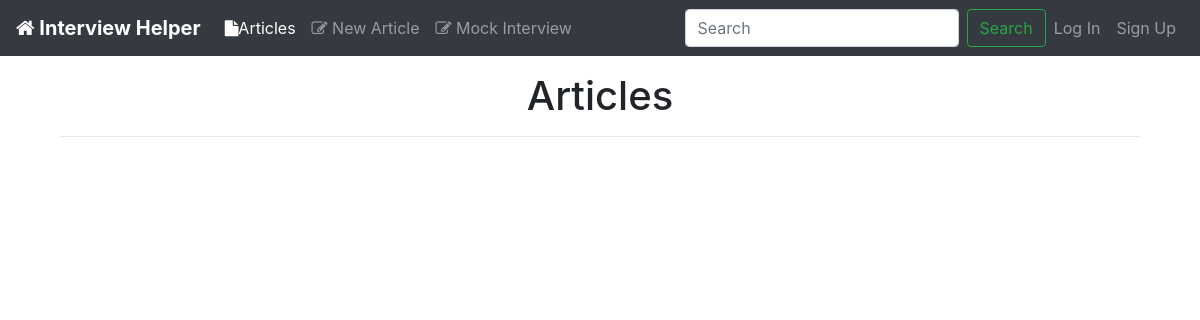
The app's page /, older data.
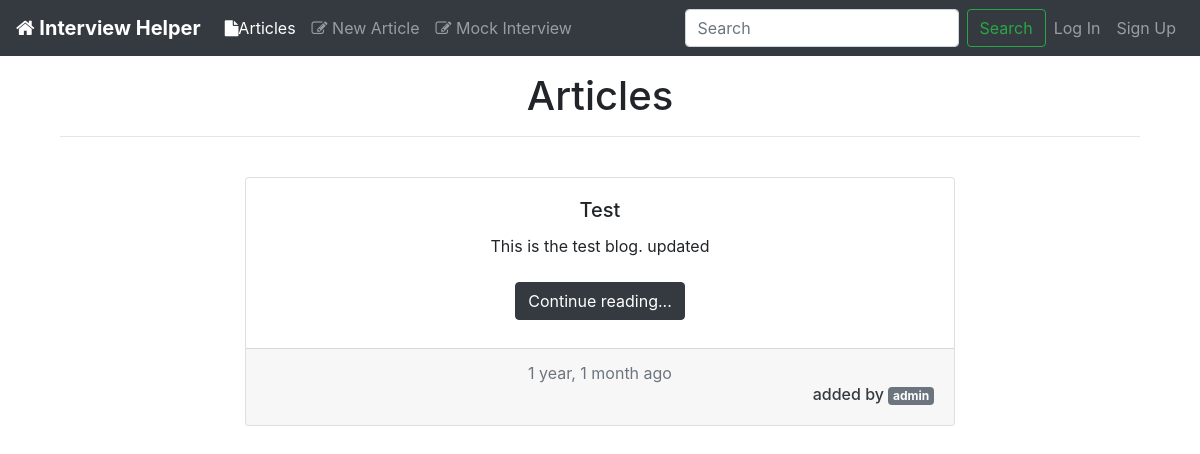
The same page, newer data.
### articles/models.py (models this page shows, shortened)
class Article(models.Model):
    title = models.CharField(max_length=100)
    slug = models.SlugField()
    text = models.TextField()
    date = models.DateTimeField(auto_now_add=True)
    author = models.ForeignKey(CustomUser,on_delete=models.CASCADE,default=None)

### accounts/models.py (models this page shows, shortened)
class CustomUser(AbstractUser):
    username = None
    email = models.EmailField(_('email adress'), unique=True)
    USERNAME_FIELD = 'email'
    name = models.CharField(max_length=255)
    is_active = models.BooleanField(default=True)
    REQUIRED_FIELDS = []
    objects = CustomUserManager()

### firstdev/views.py (the view)
# urls.py: url(r'^$', views.home, name="home"),
def home(request, nouse=0):
    articles = Article.objects.all().order_by('date')
    articles = articles.reverse()
    return render(request, 'articles/article_list.html', {'articles':articles})

### templates/articles/article_list.html (shortened to what this page needs)
{% extends 'base_layout.html'%}
{% load humanize %}
{% load static%}
{% block activelis %}active{% endblock%}
{% block content %}
<div class="container text-center tex-dark">
  <h1 >Articles</h1>
  <hr>
  <br>
  {% for article in articles %}
  <div class="row">
    <div class="col-lg"></div>
    <div class="col-lg-8">
      <div class="card text-center">
        <div class="card-body">
          <h5 class="card-title">{{article.title}}</h5>
          <div class="card-text preview" style="overflow:auto; height:100%; width:100%;">
             {{article.text|truncatechars_html:500|safe}}
         </div>
        <p class="card-text my-2"><a href="{% url 'articles:details' slug=article.slug%}" class="btn btn-dark">
          Continue reading...
        </a></p>
        </div>
        <div class="card-footer text-muted">
          {{article.date|naturaltime}}
          <a href="{% url 'accounts:profile' email=article.author.email %}">
          <h6 class="text-dark text-right">
            added by <span class="badge badge-secondary">{{article.author.name}}</span>
          </h6>
          </a>
        </div>
      </div>
      </div>
      <div class="col-lg"></div>
    </div>
    <br><br>
    {% endfor %}
   </div>
{% endblock %}

### templates/base_layout.html (shortened to what this page needs)
<!doctype html>
<html lang="en">
  <head>
    <link rel="stylesheet" href="{% static 'css/custom.css' %}">
  <link rel="stylesheet" href="{% static 'css/bootstrap.min.css' %}">
  <link href="//maxcdn.bootstrapcdn.com/font-awesome/4.2.0/css/font-awesome.min.css" type="text/css" rel="stylesheet">
</head>
<body>
  <nav class="navbar navbar-expand-md navbar-dark bg-dark mb-0">
    <a class="navbar-brand font-weight-bold" href="{% url 'home' %}"><i class="fa fa-home" aria-hidden="true"></i> Interview Helper</a>
    <div class="collapse navbar-collapse" id="navbarCollapse">
      <ul class="navbar-nav mr-auto">
        <li class="nav-item {% block activelis %}{% endblock%}">
          <a href="{% url 'articles:articles_list' %}" class="nav-link"><i class="fa fa-file"></i>Articles</a>
        </li>
        <li class="nav-item {% block activenew %}{% endblock%}">
          <a href="{% url 'articles:create' %}" class="nav-link"><i class="fa fa-pencil-square-o" aria-hidden="true"></i>
            New Article</a>
        </li>
        <li class="nav-item">
          <a href="{% url 'meetings:requestmeet' %}" class="nav-link"><i class="fa fa-pencil-square-o" aria-hidden="true"></i>
           Mock Interview</a>
        </li>
      </ul>
      <form class="form-inline mt-2 mt-md-0" method="get" action="/search/">
        <input class="form-control mr-sm-2" type="text" placeholder="Search" name="query" aria-label="Search" id="query">
        <button class="btn  btn-outline-success my-2 my-sm-0" type="submit">Search</button>
      </form>
      <ul class="navbar-nav mt-2 mt-md-0">
        {% if user.is_authenticated %}
        <div class="nav-item dropdown">
          <a class="nav-link dropdown-toggle" data-toggle="dropdown" role="button" aria-haspopup="true" aria-expanded="false">
            <span><i class="fa fa-user"></i></span>
          </a>
          <div class="dropdown-menu dropdown-menu-right ">
            <a href="{% url 'accounts:profile' email=user.email%}" class="dropdown-item">
              {{user.name}}
            </a>
            <div class="dropdown-divider"></div>
            <a href="{% url 'accounts:logout' %}" class="dropdown-item">Log Out</a>
          </div>
        </div>
        {% else %}
        <li class="nav-item {% block activelog %}{% endblock%}">
          <a href="{% url 'accounts:login'%}" class="nav-link" >Log In</a>
        </li>
        <li class="nav-item {% block activesig %}{% endblock%}"><a href="{% url 'accounts:signup'%}" class="nav-link">Sign Up</a></li>
        {% endif %}
      </ul>
    </div>
  </nav>
  <div class="container my-3">
    {% block content %}
    {% endblock %}
  </div>
  <br><br><br><br>
</body>
</html>

### static/static_root/css/custom.css (style rules this page uses)
a:link { text-decoration: none; }

Row changes from the older to the newer data that the page shows:
added Article: title "Test", text "This is the test blog. updated", date "1 year, 1 month ago", author.name "admin"
